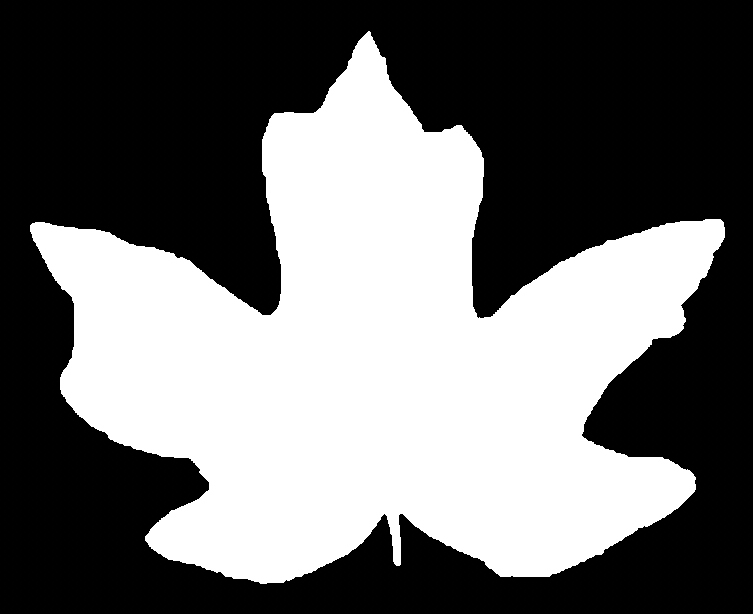
#> input picture Code/Module 1/image.jpg, 753 x 614 px
$ python -i preprocess.py   (imports and definitions only)
#> lines starting #> are read from the running program, lines starting #| are printed output that depends on the picture; after the words box and inside, x2 and y2 are one past the last pixel; in counts of white or black regions, pixels touching at a corner belong together
""" module for preprocessing on raw image """

import cv2 as cv
import numpy as np

def prep(path, flag = False):
    """
    Input : path to image file
    Returns : binary image
    """
#> called with path = '../Module 1/image.jpg', flag = False

    img = cv.imread(path)
#> img is the input picture: shape (614, 753, 3); min 0, max 255, mean 109.1

    hsv_img = cv.cvtColor(img, cv.COLOR_BGR2HSV)
#> hsv_img: shape (614, 753, 3); mean H, S, V 0, 0, 109.1

    #--- Converting to grayscale ---
    gray = cv.cvtColor(hsv_img, cv.COLOR_BGR2GRAY)
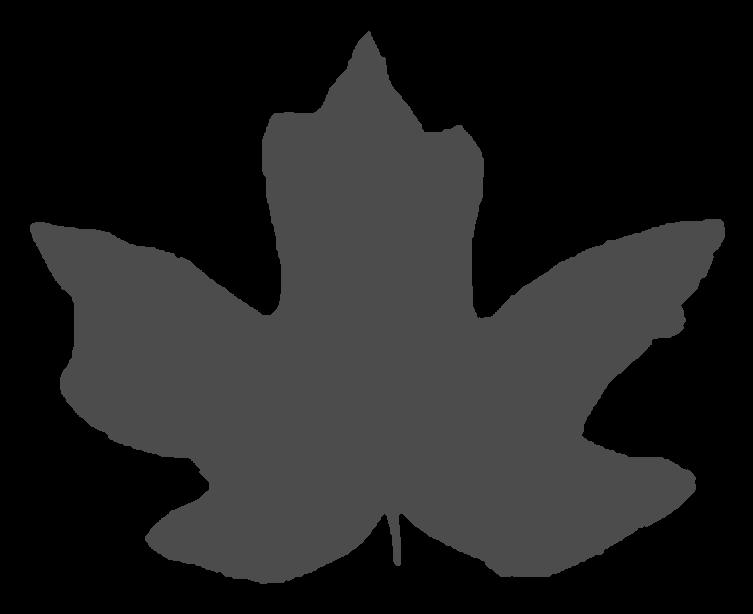
#> gray: shape (614, 753); min 0, max 76, mean 32.5
    gray2 = cv.cvtColor(img, cv.COLOR_BGR2GRAY)

    #--- Converting to bianry ---
    blur = cv.GaussianBlur(gray, (5,5), 0)
    #canny = cv.Canny(blur, 50, 100)
    retval, binary = cv.threshold(blur, 0, 255, cv.THRESH_BINARY_INV+cv.THRESH_OTSU)
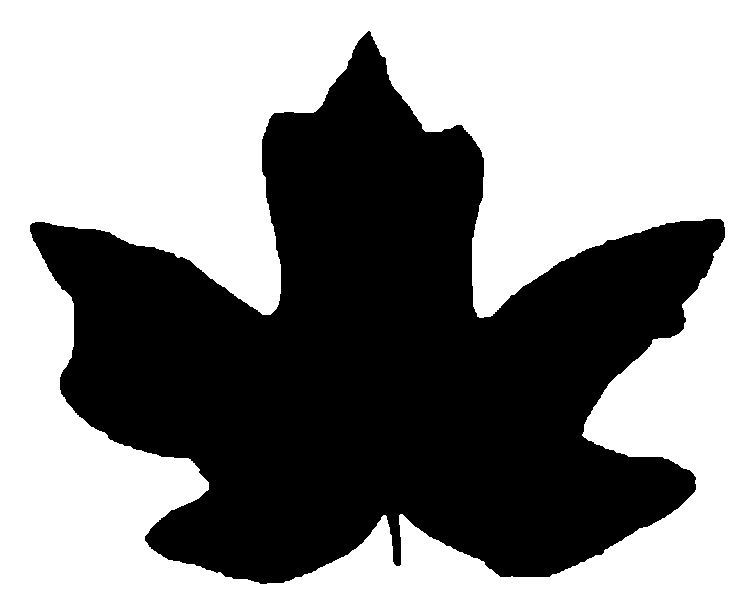
#> binary: shape (614, 753); 57.2% white; 1 black region
#> retval = 37

    #--- finding longest contour ---
    contours = cv.findContours(binary.copy(), cv.RETR_TREE, cv.CHAIN_APPROX_SIMPLE) [-2] # [-2] is offset used, otherwise drawContours doesn't recognise contour
#> contours = 2 contours; box (x1, y1, x2, y2) and area: (0, 0, 753, 614) 460976, (29, 30, 726, 585) 198965
    contour = max(contours, key = len) # Finding Contour with longest lenth
#> contour = contour of 1001 points, box (x1, y1, x2, y2) (29, 30, 726, 585), area 198965

    # --- masking ---
    mask_bin = np.zeros(img.shape[:2], np.uint8) # Creating blank background with 0 intensity(dark) with resolution equal to source image
    cv.drawContours(mask_bin, [contour], 0, 255, -1) # the [] around contour and 3rd argument 0 means only the particular contour is drawn
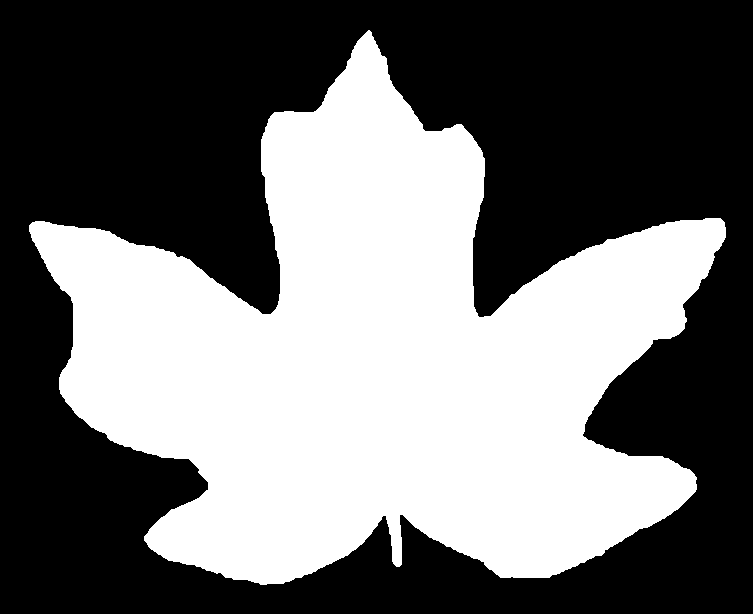
#> mask_bin: shape (614, 753); 43.3% white; 1 white region, box (x1, y1, x2, y2) and area: (29, 30, 726, 585) 200267
    masked_gray = cv.bitwise_and(gray2, gray2, mask= mask_bin) # Removing background from grayscale image for texture extraction

    #--- cropping binary image ---
    #print("Cropped mask after applying to binary image :")
    x, y, w, h = cv.boundingRect(contour)
#> x = 29; y = 30; w = 697; h = 555
    crop_bin = mask_bin[y-20:y+h+20, x-20:x+w+20]
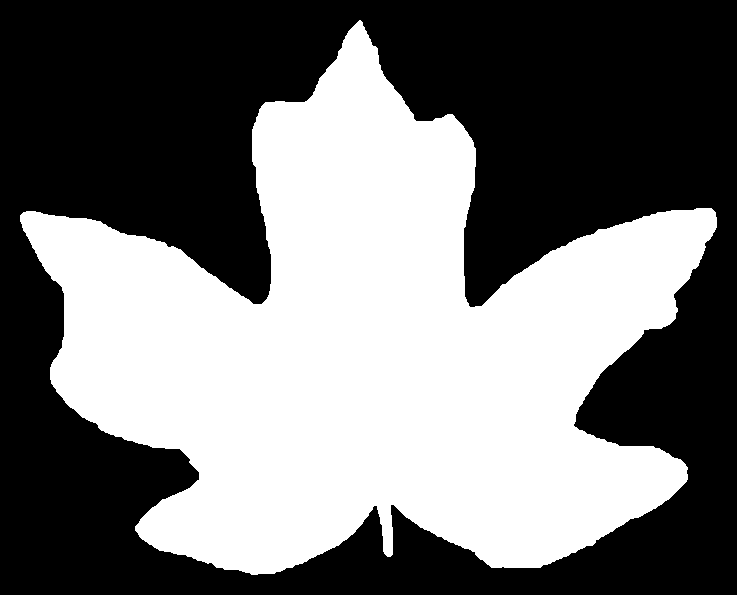
#> crop_bin: shape (595, 737); 45.7% white; 1 white region, box (x1, y1, x2, y2) and area: (20, 20, 717, 575) 200267

    #--- cropping gray image ---
    #print("Cropped gray image after applying mask :")
    crop_gray = masked_gray[y-20:y+h+20, x-20:x+w+20]

    return crop_bin

>>> result = prep('../Module 1/image.jpg')
